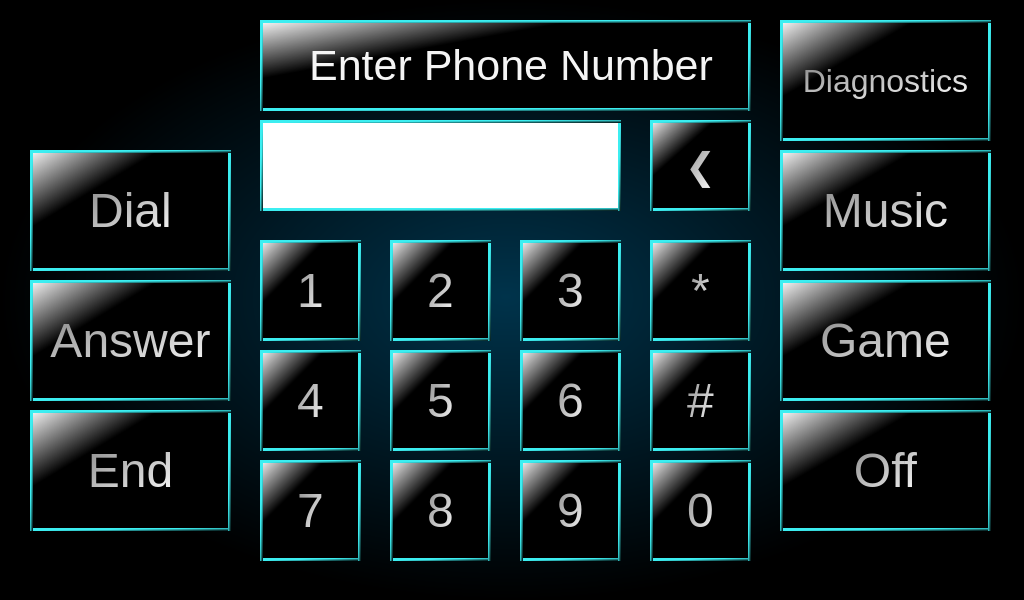
<?xml version="1.0" encoding="UTF-8"?>
<ui version="4.0">
 <class>MainWindow</class>
 <widget class="QMainWindow" name="MainWindow">
  <property name="geometry">
   <rect>
    <x>0</x>
    <y>0</y>
    <width>1024</width>
    <height>600</height>
   </rect>
  </property>
  <property name="minimumSize">
   <size>
    <width>1024</width>
    <height>600</height>
   </size>
  </property>
  <property name="maximumSize">
   <size>
    <width>1024</width>
    <height>600</height>
   </size>
  </property>
  <property name="font">
   <font>
    <pointsize>8</pointsize>
   </font>
  </property>
  <property name="windowTitle">
   <string>MainWindow</string>
  </property>
  <property name="styleSheet">
   <string notr="true">QMainWindow {

	background-color: qradialgradient(spread:pad, cx:0.5, cy:0.5, radius:0.5, fx:0.494, fy:0.494318, stop:0 rgba(0, 51, 75, 255), stop:1 rgba(0, 0, 0, 255));

}

QPushButton {
background-color: qlineargradient(spread:pad, x1:1, y1:1, x2:0, y2:0, stop:0.676136 rgba(0, 0, 0, 255), stop:1 rgba(255, 255, 255, 255));
color: qlineargradient(spread:pad, x1:0, y1:0, x2:1, y2:1, stop:0 rgba(137, 137, 137, 255), stop:1 rgba(255, 255, 255, 255));

border: 3px solid qlineargradient(spread:pad, x1:0, y1:0, x2:1, y2:1, stop:0.448864 rgba(60, 238, 241, 255), stop:1 rgba(0, 0, 0, 255));
}</string>
  </property>
  <widget class="QWidget" name="centralWidget">
   <widget class="QPushButton" name="btn2">
    <property name="geometry">
     <rect>
      <x>780</x>
      <y>150</y>
      <width>211</width>
      <height>121</height>
     </rect>
    </property>
    <property name="font">
     <font>
      <pointsize>36</pointsize>
     </font>
    </property>
    <property name="text">
     <string>Music</string>
    </property>
   </widget>
   <widget class="QPushButton" name="btn1">
    <property name="geometry">
     <rect>
      <x>780</x>
      <y>20</y>
      <width>211</width>
      <height>121</height>
     </rect>
    </property>
    <property name="font">
     <font>
      <pointsize>24</pointsize>
     </font>
    </property>
    <property name="text">
     <string>Diagnostics</string>
    </property>
   </widget>
   <widget class="QPushButton" name="btn3">
    <property name="geometry">
     <rect>
      <x>780</x>
      <y>280</y>
      <width>211</width>
      <height>121</height>
     </rect>
    </property>
    <property name="font">
     <font>
      <pointsize>36</pointsize>
     </font>
    </property>
    <property name="text">
     <string>Game</string>
    </property>
   </widget>
   <widget class="QPushButton" name="btn4">
    <property name="geometry">
     <rect>
      <x>780</x>
      <y>410</y>
      <width>211</width>
      <height>121</height>
     </rect>
    </property>
    <property name="font">
     <font>
      <pointsize>36</pointsize>
     </font>
    </property>
    <property name="text">
     <string>Off</string>
    </property>
   </widget>
   <widget class="QPushButton" name="btnDial">
    <property name="geometry">
     <rect>
      <x>30</x>
      <y>150</y>
      <width>201</width>
      <height>121</height>
     </rect>
    </property>
    <property name="font">
     <font>
      <pointsize>36</pointsize>
     </font>
    </property>
    <property name="styleSheet">
     <string notr="true"/>
    </property>
    <property name="text">
     <string>Dial</string>
    </property>
   </widget>
   <widget class="QPushButton" name="btnEnd">
    <property name="geometry">
     <rect>
      <x>30</x>
      <y>410</y>
      <width>201</width>
      <height>121</height>
     </rect>
    </property>
    <property name="font">
     <font>
      <pointsize>36</pointsize>
     </font>
    </property>
    <property name="text">
     <string>End</string>
    </property>
   </widget>
   <widget class="QFrame" name="frame">
    <property name="geometry">
     <rect>
      <x>260</x>
      <y>20</y>
      <width>491</width>
      <height>91</height>
     </rect>
    </property>
    <property name="frameShape">
     <enum>QFrame::StyledPanel</enum>
    </property>
    <property name="frameShadow">
     <enum>QFrame::Raised</enum>
    </property>
    <widget class="QLabel" name="label">
     <property name="geometry">
      <rect>
       <x>0</x>
       <y>0</y>
       <width>491</width>
       <height>91</height>
      </rect>
     </property>
     <property name="font">
      <font>
       <pointsize>32</pointsize>
      </font>
     </property>
     <property name="styleSheet">
      <string notr="true">QLabel{

background-color: qlineargradient(spread:pad, x1:1, y1:1, x2:0, y2:0, stop:0.676136 rgba(0, 0, 0, 255), stop:1 rgba(255, 255, 255, 255));
color: qlineargradient(spread:pad, x1:0, y1:0, x2:1, y2:1, stop:0 rgba(137, 137, 137, 255), stop:1 rgba(255, 255, 255, 255));

border: 3px solid qlineargradient(spread:pad, x1:0, y1:0, x2:1, y2:1, stop:0.448864 rgba(60, 238, 241, 255), stop:1 rgba(0, 0, 0, 255));
}</string>
     </property>
     <property name="text">
      <string>&lt;html&gt;&lt;head/&gt;&lt;body&gt;&lt;p align=&quot;center&quot;&gt;&lt;span style=&quot; color:#f5f5f5;&quot;&gt;Enter Phone Number&lt;/span&gt;&lt;/p&gt;&lt;/body&gt;&lt;/html&gt;</string>
     </property>
    </widget>
   </widget>
   <widget class="QLineEdit" name="lineEdit">
    <property name="geometry">
     <rect>
      <x>260</x>
      <y>120</y>
      <width>361</width>
      <height>91</height>
     </rect>
    </property>
    <property name="font">
     <font>
      <pointsize>36</pointsize>
     </font>
    </property>
    <property name="styleSheet">
     <string notr="true">QLineEdit{

border: 3px solid qlineargradient(spread:pad, x1:0, y1:0, x2:1, y2:1, stop:0.448864 rgba(60, 238, 241, 255), stop:1 rgba(0, 0, 0, 255));
}
</string>
    </property>
   </widget>
   <widget class="QPushButton" name="btnAnswer">
    <property name="geometry">
     <rect>
      <x>30</x>
      <y>280</y>
      <width>201</width>
      <height>121</height>
     </rect>
    </property>
    <property name="font">
     <font>
      <pointsize>36</pointsize>
     </font>
    </property>
    <property name="text">
     <string>Answer</string>
    </property>
   </widget>
   <widget class="QPushButton" name="dig1">
    <property name="geometry">
     <rect>
      <x>260</x>
      <y>240</y>
      <width>101</width>
      <height>101</height>
     </rect>
    </property>
    <property name="font">
     <font>
      <pointsize>36</pointsize>
     </font>
    </property>
    <property name="text">
     <string>1</string>
    </property>
   </widget>
   <widget class="QPushButton" name="dig2">
    <property name="geometry">
     <rect>
      <x>390</x>
      <y>240</y>
      <width>101</width>
      <height>101</height>
     </rect>
    </property>
    <property name="font">
     <font>
      <pointsize>36</pointsize>
     </font>
    </property>
    <property name="text">
     <string>2</string>
    </property>
   </widget>
   <widget class="QPushButton" name="dig3">
    <property name="geometry">
     <rect>
      <x>520</x>
      <y>240</y>
      <width>101</width>
      <height>101</height>
     </rect>
    </property>
    <property name="font">
     <font>
      <pointsize>36</pointsize>
     </font>
    </property>
    <property name="text">
     <string>3</string>
    </property>
   </widget>
   <widget class="QPushButton" name="dig4">
    <property name="geometry">
     <rect>
      <x>260</x>
      <y>350</y>
      <width>101</width>
      <height>101</height>
     </rect>
    </property>
    <property name="font">
     <font>
      <pointsize>36</pointsize>
     </font>
    </property>
    <property name="text">
     <string>4</string>
    </property>
   </widget>
   <widget class="QPushButton" name="dig7">
    <property name="geometry">
     <rect>
      <x>260</x>
      <y>460</y>
      <width>101</width>
      <height>101</height>
     </rect>
    </property>
    <property name="font">
     <font>
      <pointsize>36</pointsize>
     </font>
    </property>
    <property name="text">
     <string>7</string>
    </property>
   </widget>
   <widget class="QPushButton" name="dig5">
    <property name="geometry">
     <rect>
      <x>390</x>
      <y>350</y>
      <width>101</width>
      <height>101</height>
     </rect>
    </property>
    <property name="font">
     <font>
      <pointsize>36</pointsize>
     </font>
    </property>
    <property name="text">
     <string>5</string>
    </property>
   </widget>
   <widget class="QPushButton" name="dig8">
    <property name="geometry">
     <rect>
      <x>390</x>
      <y>460</y>
      <width>101</width>
      <height>101</height>
     </rect>
    </property>
    <property name="font">
     <font>
      <pointsize>36</pointsize>
     </font>
    </property>
    <property name="text">
     <string>8</string>
    </property>
   </widget>
   <widget class="QPushButton" name="dig6">
    <property name="geometry">
     <rect>
      <x>520</x>
      <y>350</y>
      <width>101</width>
      <height>101</height>
     </rect>
    </property>
    <property name="font">
     <font>
      <pointsize>36</pointsize>
     </font>
    </property>
    <property name="text">
     <string>6</string>
    </property>
   </widget>
   <widget class="QPushButton" name="dig9">
    <property name="geometry">
     <rect>
      <x>520</x>
      <y>460</y>
      <width>101</width>
      <height>101</height>
     </rect>
    </property>
    <property name="font">
     <font>
      <pointsize>36</pointsize>
     </font>
    </property>
    <property name="text">
     <string>9</string>
    </property>
   </widget>
   <widget class="QPushButton" name="dig0">
    <property name="geometry">
     <rect>
      <x>650</x>
      <y>460</y>
      <width>101</width>
      <height>101</height>
     </rect>
    </property>
    <property name="font">
     <font>
      <pointsize>36</pointsize>
     </font>
    </property>
    <property name="text">
     <string>0</string>
    </property>
   </widget>
   <widget class="QPushButton" name="digHash">
    <property name="geometry">
     <rect>
      <x>650</x>
      <y>350</y>
      <width>101</width>
      <height>101</height>
     </rect>
    </property>
    <property name="font">
     <font>
      <pointsize>36</pointsize>
     </font>
    </property>
    <property name="text">
     <string>#</string>
    </property>
   </widget>
   <widget class="QPushButton" name="digStar">
    <property name="geometry">
     <rect>
      <x>650</x>
      <y>240</y>
      <width>101</width>
      <height>101</height>
     </rect>
    </property>
    <property name="font">
     <font>
      <pointsize>36</pointsize>
     </font>
    </property>
    <property name="text">
     <string>*</string>
    </property>
   </widget>
   <widget class="QPushButton" name="digBack">
    <property name="geometry">
     <rect>
      <x>650</x>
      <y>120</y>
      <width>101</width>
      <height>91</height>
     </rect>
    </property>
    <property name="font">
     <font>
      <pointsize>28</pointsize>
     </font>
    </property>
    <property name="text">
     <string>❮</string>
    </property>
   </widget>
  </widget>
 </widget>
 <layoutdefault spacing="6" margin="11"/>
 <resources/>
 <connections/>
</ui>
